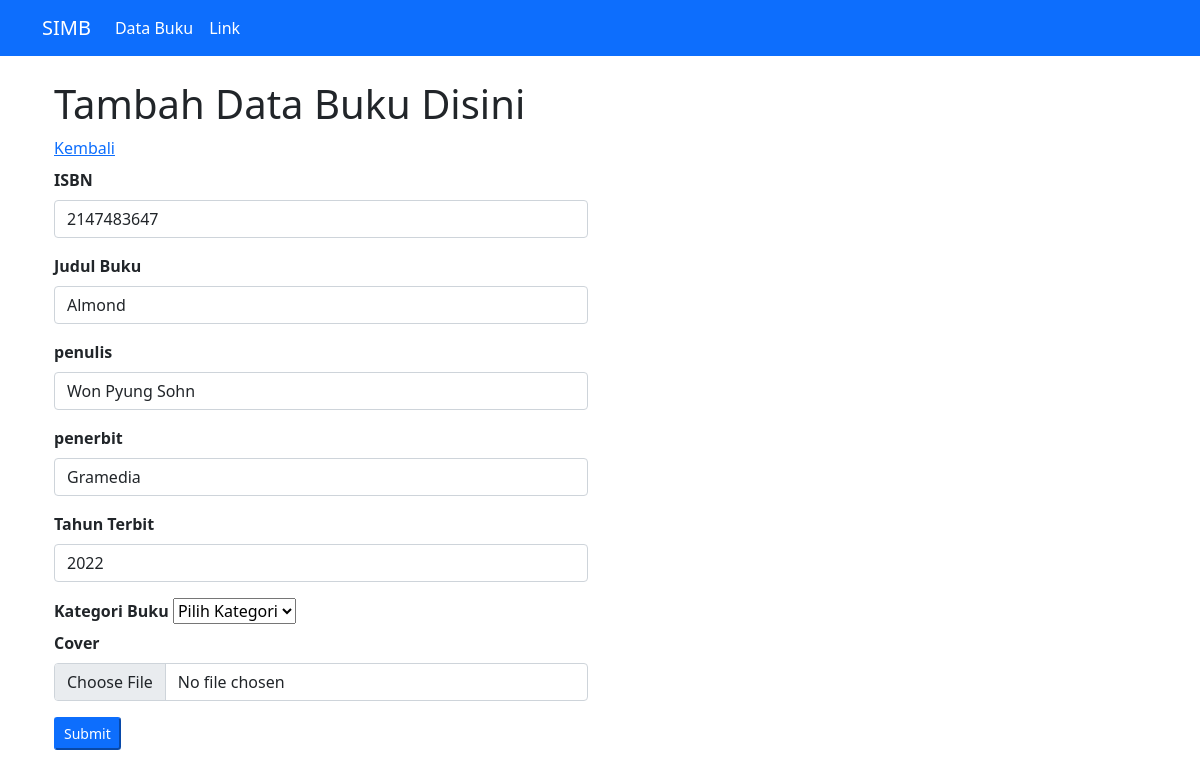
Page /ubah_data.php?id=65 on the committed database.
### tables this page shows
CREATE TABLE `buku` (
  `id` int(11) NOT NULL,
  `isbn` int(50) NOT NULL,
  `judul` varchar(100) NOT NULL,
  `tahun_terbit` year(4) NOT NULL,
  `id_kategori` int(11) NOT NULL,
  `penulis` varchar(100) NOT NULL,
  `penerbit` varchar(100) NOT NULL,
  `cover` varchar(50) NOT NULL,
  `tanggal_input` timestamp NOT NULL DEFAULT current_timestamp() ON UPDATE current_timestamp()
);

### function.php (called while the page is built, shortened)
<?php
$conn = mysqli_connect("localhost", "root", "", "simb");
function query($query){
    global $conn;
    $result = mysqli_query($conn, $query);
    $rows = [];
    while( $row = mysqli_fetch_assoc($result) ) {
        $rows[] = $row;
    }
    return $rows;
}
?>

### ubah_data.php (the view, shortened to what this page needs)
<?php
  require("function.php");
    $id = $_GET['id'];
    $query = query("SELECT * FROM buku WHERE id = $id")[0];
    $buku = $query;
?>
<!DOCTYPE html>
<html lang="en">
<head>
    <link href="https://cdn.jsdelivr.net/npm/bootstrap@5.0.2/dist/css/bootstrap.min.css" rel="stylesheet">
</head>
<body>
    <nav class="navbar navbar-expand-lg navbar-light white bg-primary">
        <div class="container">
            <a class="navbar-brand text-white" href="#">SIMB</a>
            <div class="collapse navbar-collapse" id="navbarSupportedContent">
            <ul class="navbar-nav me-auto mb-2 mb-lg-0">
                <li class="nav-item">
                <a class="nav-link active text-white" aria-current="page" href="#">Data Buku</a>
                </li>
                <li class="nav-item">
                <a class="nav-link text-white" href="#">Link</a>
                </li>
            </ul>
            </div>
        </div>
    </nav>
    <div class="p-4 container">
        <div class="row">
            <h1 class="mb-2">Tambah Data Buku Disini</h1>
            <a href="index.php" class="mb-2">Kembali</a>
            <div class="col-md-6">
                <form action="" method="POST" enctype="multipart/form-data">
                    <div class="mb-3">
                        <label class="form-label fw-bold">ISBN</label>
                        <input type="text" class="form-control" name="isbn" id="isbn" value="<?= $buku['isbn'] ?>"placeholder="isbn" autocomplete="off">
                    </div>
                    <div class="mb-3">
                        <label class="form-label fw-bold">Judul Buku</label>
                        <input type="text" class="form-control" name="judul" id="judul" value="<?= $buku['judul'] ?>" placeholder="judul buku" autocomplete="off">
                    </div>
                    <div class="mb-3">
                        <label class="form-label fw-bold">penulis</label>
                        <input type="text" class="form-control" name="penulis" id="penulis" value="<?= $buku['penulis'] ?>" placeholder="penulis" autocomplete="off">
                    </div>
                    <div class="mb-3">
                        <label class="form-label fw-bold">penerbit</label>
                        <input type="text" class="form-control" name="penerbit" id="penerbit" value="<?= $buku['penerbit'] ?>" placeholder="penerbit" autocomplete="off">
                    </div>
                     <div class="mb-3">
                        <label class="form-label fw-bold">Tahun Terbit</label>
                        <input type="number" class="form-control" name="tahun_terbit" id="tahun_penerbit" value="<?= $buku['tahun_terbit'] ?>" placeholder="tahun terbit" autocomplete="off">
                    </div>
                    <div>
                         <label class="form-label fw-bold">Kategori Buku </label>
                        <select name="id_kategori" id="id_kategori" required>
                             <option class="form-select" size="3"value="">Pilih Kategori</option>
                        </select>
                    </div>
                    <div class="mb-3">
                        <label class="form-label fw-bold">Cover</label>
                        <input type="file" class="form-control" name="cover" id="cover" value="<?= $buku['cover'] ?>" autocomplete="off">
                    </div>
                    <div class="mb-3">
                        <button type="submit" name="tombol_submit" class="btn-sm btn-primary">Submit</button>
                    </div>
                </form>
            </div>
        </div>
    </div>
</body>
</html>

### rows in the picture
buku: isbn "2147483647", judul "Almond", penulis "Won Pyung Sohn", penerbit "Gramedia", tahun_terbit "2022"
